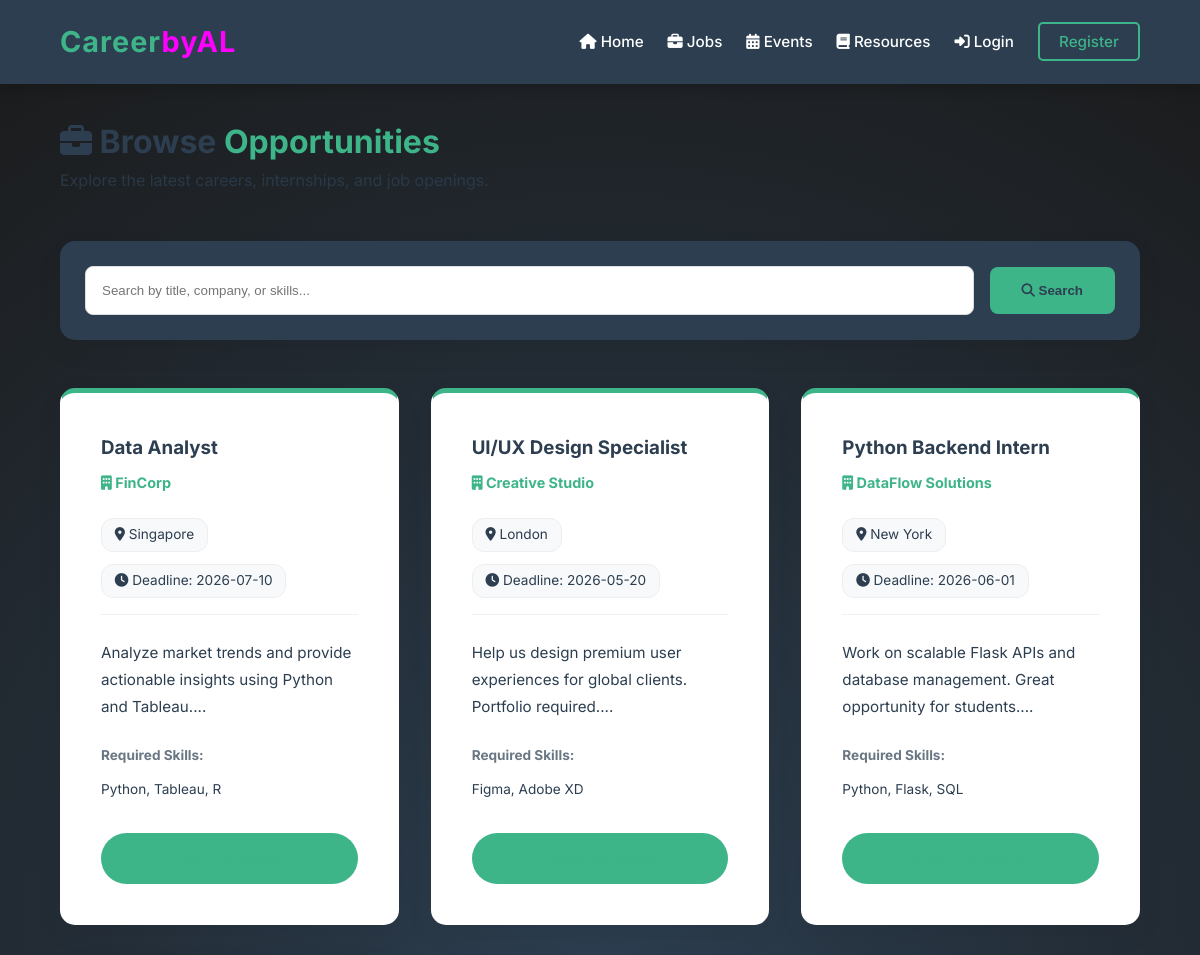
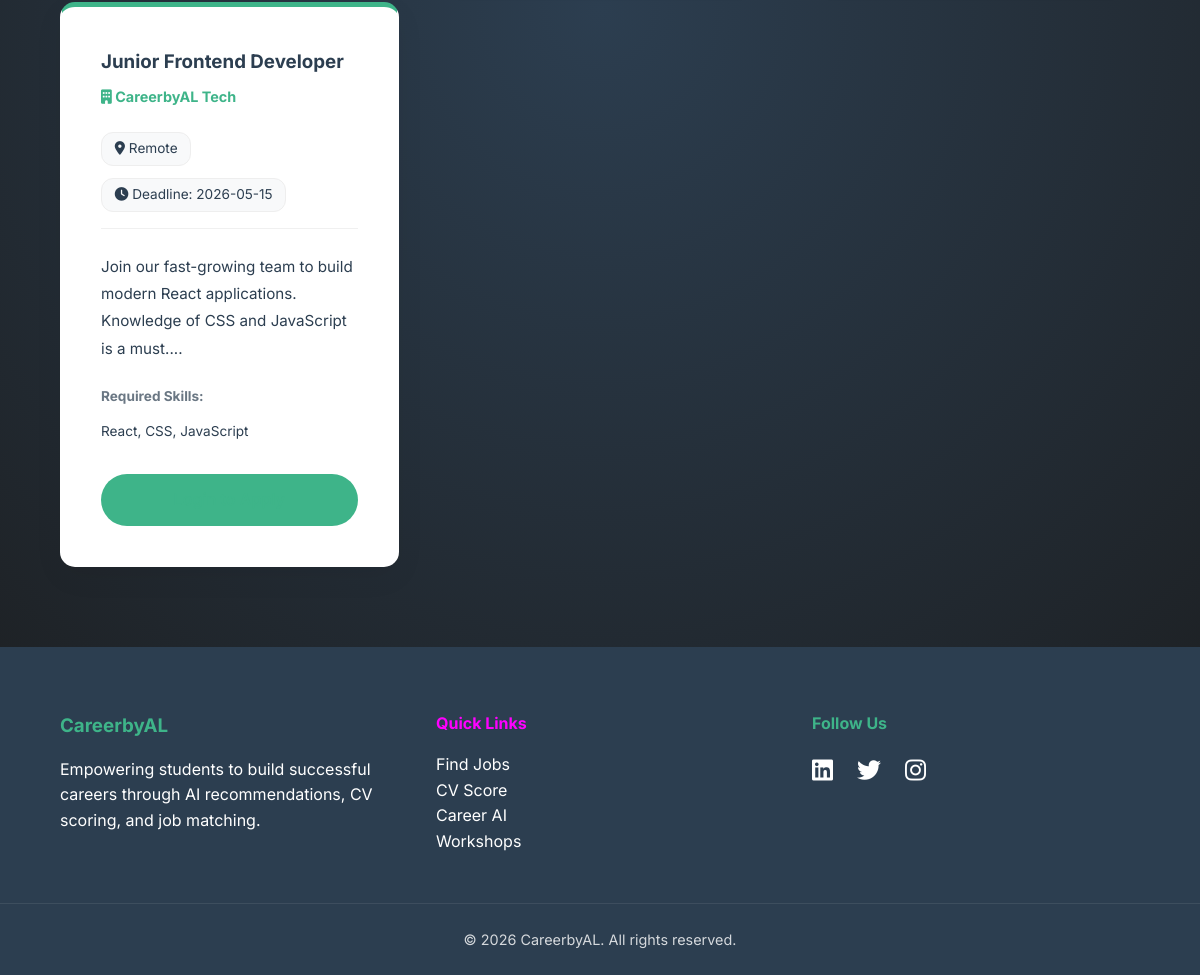
Page /jobs on the committed database (2 pictures, top to bottom).
### tables this page shows
CREATE TABLE jobs (
            id INTEGER PRIMARY KEY AUTOINCREMENT,
            title TEXT NOT NULL,
            company TEXT NOT NULL,
            location TEXT,
            description TEXT,
            skills_required TEXT,
            deadline TEXT,
            posted_date TEXT DEFAULT CURRENT_TIMESTAMP
        );

### app.py (the view)
@app.route("/jobs")
def jobs():
    search = request.args.get("search", "")
    conn = get_db_connection()
    if search:
        query = "%" + search + "%"
        jobs_list = conn.execute("SELECT * FROM jobs WHERE title LIKE ? OR company LIKE ? OR skills_required LIKE ?",
                                 (query, query, query)).fetchall()
    else:
        jobs_list = conn.execute("SELECT * FROM jobs ORDER BY id DESC").fetchall()
    applied_ids = []
    if "user_id" in session:
        rows = conn.execute("SELECT job_id FROM applications WHERE user_id=?", (session["user_id"],)).fetchall()
        applied_ids = [row["job_id"] for row in rows]
    conn.close()
    return render_template("jobs.html", jobs=jobs_list, search=search, applied_job_ids=applied_ids)

### app.py (called while the page is built)
def get_db_connection():
    conn = sqlite3.connect("cms.db")
    conn.row_factory = sqlite3.Row
    return conn

@app.context_processor
def inject_user():
    user = None
    if 'user_id' in session:
        conn = get_db_connection()
        user = conn.execute("SELECT * FROM users WHERE id = ?", (session['user_id'],)).fetchone()
        conn.close()
    return dict(user=user)

### templates/jobs.html (shortened to what this page needs)
{% extends "base.html" %}
{% block content %}
<div style="display: flex; justify-content: space-between; align-items: flex-end; margin-bottom: 3rem;">
    <div>
        <h1 style="color: var(--charcoal);"><i class="fas fa-briefcase"></i> Browse <span class="mint-text">Opportunities</span></h1>
        <p style="opacity: 0.8;">Explore the latest careers, internships, and job openings.</p>
    </div>
</div>
<div class="card" style="margin-bottom: 3rem; padding: 1.5rem; background: var(--charcoal);">
    <form method="GET" style="display: flex; gap: 1rem; align-items: center;">
        <input type="text" name="search" placeholder="Search by title, company, or skills..." value="{{ search }}" style="margin-bottom: 0; padding: 1rem; flex: 1; border-radius: 8px;">
        <button type="submit" class="btn" style="padding: 1rem 2rem; border-radius: 8px;"><i class="fas fa-search"></i> Search</button>
    </form>
</div>
<div class="cards">
    {% for job in jobs %}
        <div class="card" style="display: flex; flex-direction: column; justify-content: space-between; min-height: 480px; position: relative; overflow: hidden; border-top: 5px solid var(--mint);">
            <div class="job-header">
                <div style="display: flex; justify-content: space-between; align-items: flex-start; margin-bottom: 1.5rem;">
                    <div>
                        <h3 style="margin-bottom: 0.5rem; color: var(--charcoal);">{{ job.title }}</h3>
                        <p style="color: var(--mint); font-weight: 700; font-size: 0.9rem;"><i class="fas fa-building"></i> {{ job.company }}</p>
                    </div>
                </div>
                <div style="display: flex; flex-wrap: wrap; gap: 0.8rem; margin-bottom: 1.5rem; border-bottom: 1px solid #f0f0f0; padding-bottom: 1rem;">
                    <p style="font-size: 0.85rem; background: #f8f9fa; padding: 0.3rem 0.8rem; border-radius: 12px; border: 1px solid #eee;"><i class="fas fa-map-marker-alt"></i> {{ job.location }}</p>
                    <p style="font-size: 0.85rem; background: #f8f9fa; padding: 0.3rem 0.8rem; border-radius: 12px; border: 1px solid #eee;"><i class="fas fa-clock"></i> Deadline: {{ job.deadline }}</p>
                </div>
                <p style="font-size: 0.95rem; line-height: 1.8; margin-bottom: 1.5rem;">{{ job.description[:250] }}...</p>
                <div style="margin-bottom: 2rem;">
                    <h4 style="font-size: 0.85rem; margin-bottom: 0.8rem; color: var(--charcoal); opacity: 0.7;">Required Skills:</h4>
                    <p style="font-size: 0.85rem;">{{ job.skills_required }}</p>
                </div>
            </div>
            <div class="job-footer" style="margin-top: auto;">
                {% if session.get('user_id') %}
                    {% if job.id in applied_job_ids %}
                        <button class="btn" style="width: 100%; background: #e8f5e9; color: #2e7d32; border: 1px solid #c8e6c9;" disabled>Applied Successfully</button>
                    {% else %}
                        <a href="/apply_job/{{ job.id }}" class="btn" style="width: 100%; text-align: center;">Apply Now</a>
                    {% endif %}
                {% else %}
                    <a href="/login" class="btn register-btn" style="width: 100%; text-align: center;">Login to Apply</a>
                {% endif %}
            </div>
        </div>
    {% endfor %}
</div>
{% endblock %}

### static/style.css (style rules this page uses)
:root { --charcoal: #2c3e50; --mint: #3eb489; --black: #1a1a1a; --fuchsia: #ff00ff; --white: #ffffff; --light-gray: #f4f7f6; --dark-mint: #2e8b57; --glass-bg: rgba(255, 255, 255, 0.1); --glass-border: rgba(255, 255, 255, 0.2); --transition: all 0.3s cubic-bezier(0.4, 0, 0.2, 1); }
* { margin: 0; padding: 0; box-sizing: border-box; }
body { font-family: 'Inter', sans-serif; background: radial-gradient(circle at 50% 50%, #2c3e50, #1a1a1a); color: var(--charcoal); line-height: 1.6; overflow-x: hidden; perspective: 1500px; }
a { text-decoration: none; color: inherit; }
.mint-text { color: var(--mint); }
.register-btn { border: 2px solid var(--mint); padding: 0.5rem 1.2rem; border-radius: 5px; color: var(--mint) !important; }
.btn { background: var(--mint); color: var(--charcoal); padding: 0.8rem 1.8rem; border-radius: 30px; font-weight: 600; transition: var(--transition); border: none; cursor: pointer; display: inline-block; }
.cards { display: grid; grid-template-columns: repeat(auto-fit, minmax(300px, 1fr)); gap: 2rem; margin: 2rem 0; }
.card { background: var(--white); padding: 2.5rem; border-radius: 15px; box-shadow: 0 10px 30px rgba(0, 0, 0, 0.05); transition: var(--transition); border: 1px solid transparent; }
.card h3 { color: var(--charcoal); margin-bottom: 1rem; }
input, textarea { width: 100%; padding: 1rem; margin-bottom: 1.5rem; border: 1px solid #ddd; border-radius: 8px; transition: var(--transition); }

### rows in the picture
jobs: title "Data Analyst", company "FinCorp", location "Singapore", deadline "2026-07-10", description "Analyze market trends and provide actionable insights using Python and Tableau.", skills_required "Python, Tableau, R"
jobs: title "UI/UX Design Specialist", company "Creative Studio", location "London", deadline "2026-05-20", description "Help us design premium user experiences for global clients. Portfolio required.", skills_required "Figma, Adobe XD"
jobs: title "Python Backend Intern", company "DataFlow Solutions", location "New York", deadline "2026-06-01", description "Work on scalable Flask APIs and database management. Great opportunity for students.", skills_required "Python, Flask, SQL"
jobs: title "Junior Frontend Developer", company "CareerbyAL Tech", location "Remote", deadline "2026-05-15", description "Join our fast-growing team to build modern React applications. Knowledge of CSS and JavaScript is a must.", skills_required "React, CSS, JavaScript"
